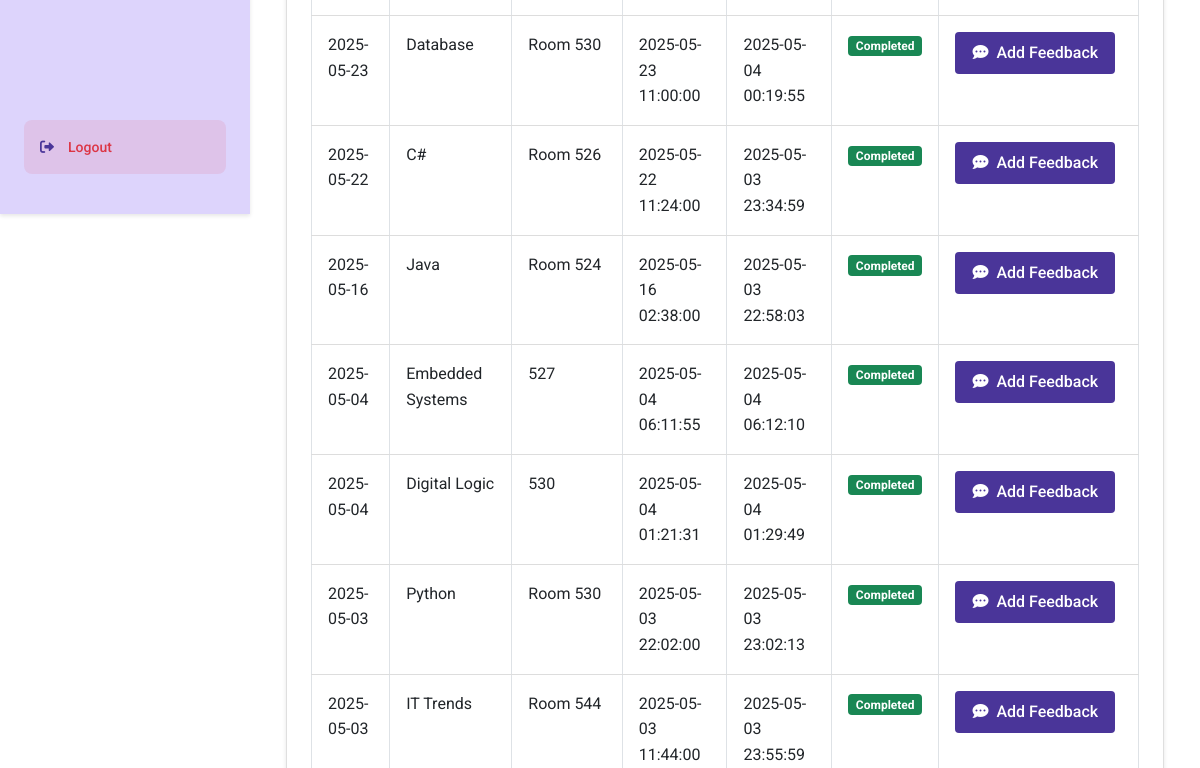
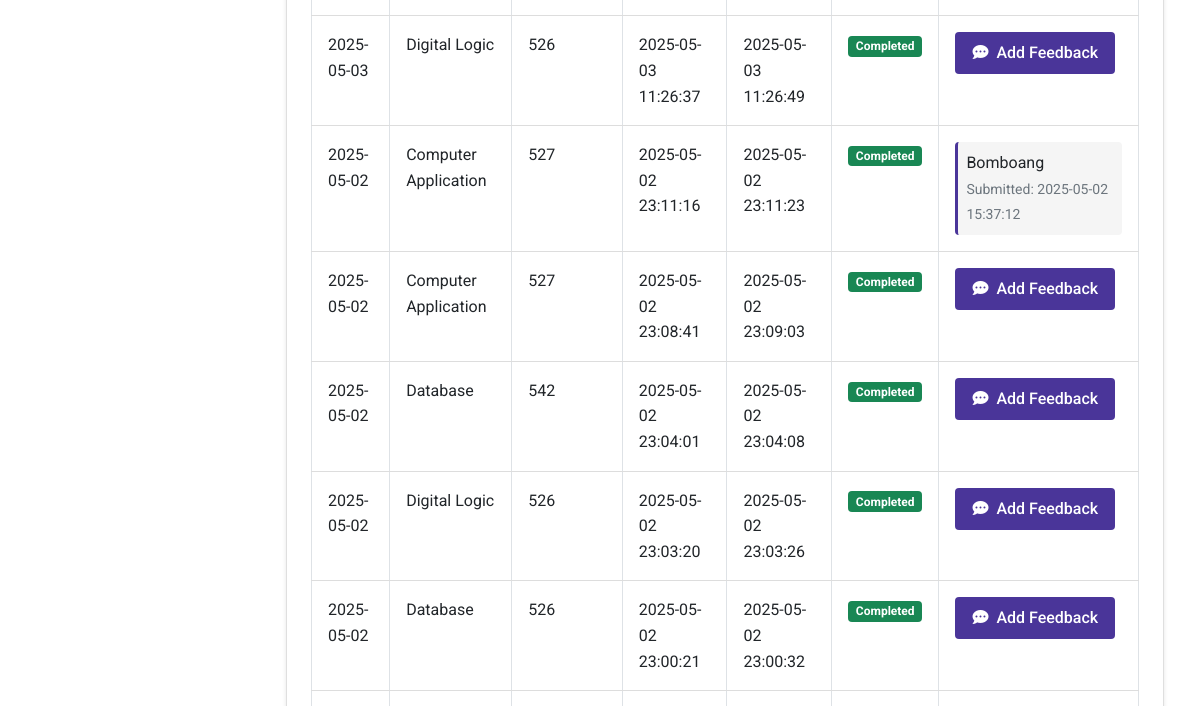
The app's page /student/sit-in-history (signed in, middle part), older data (2 pictures, top to bottom).
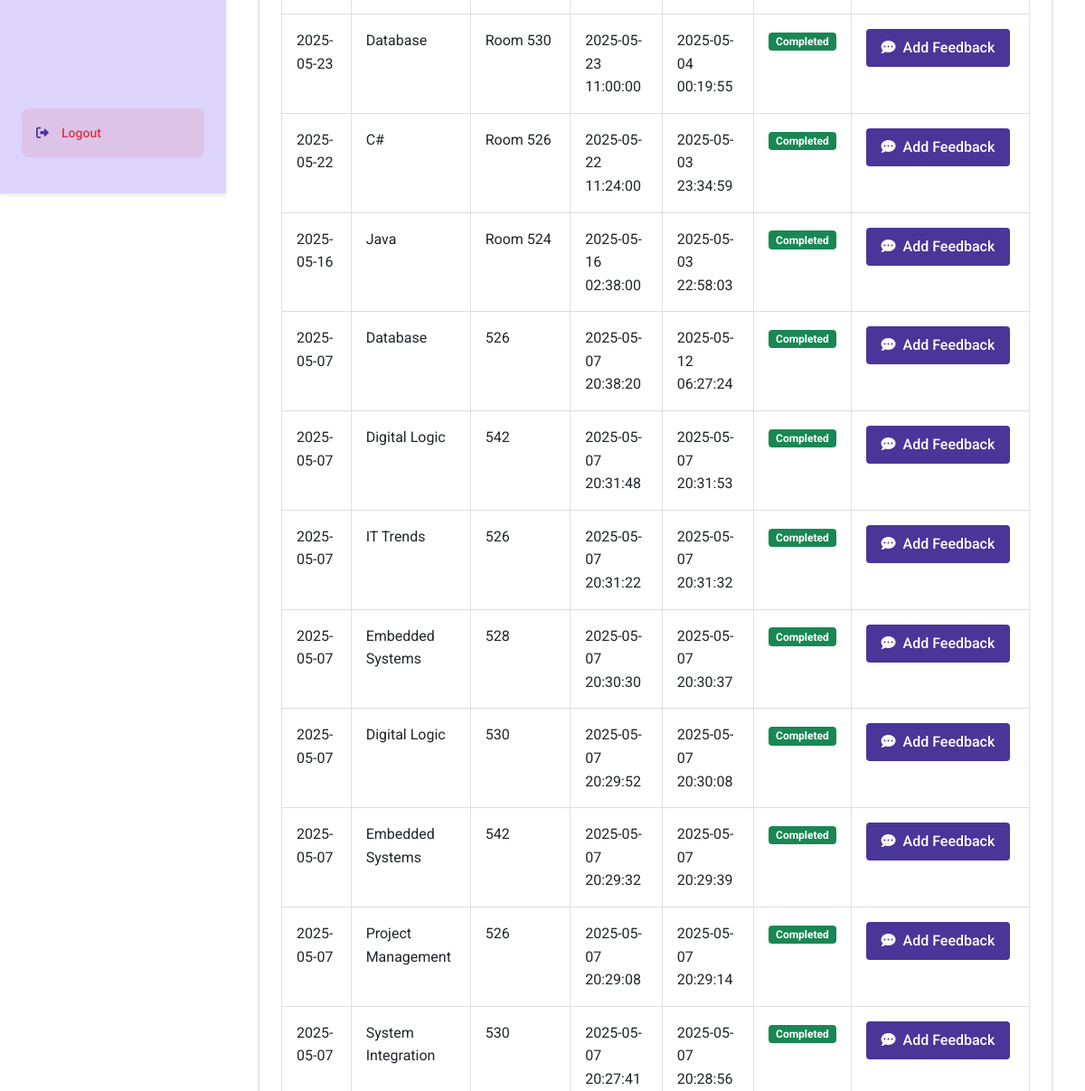
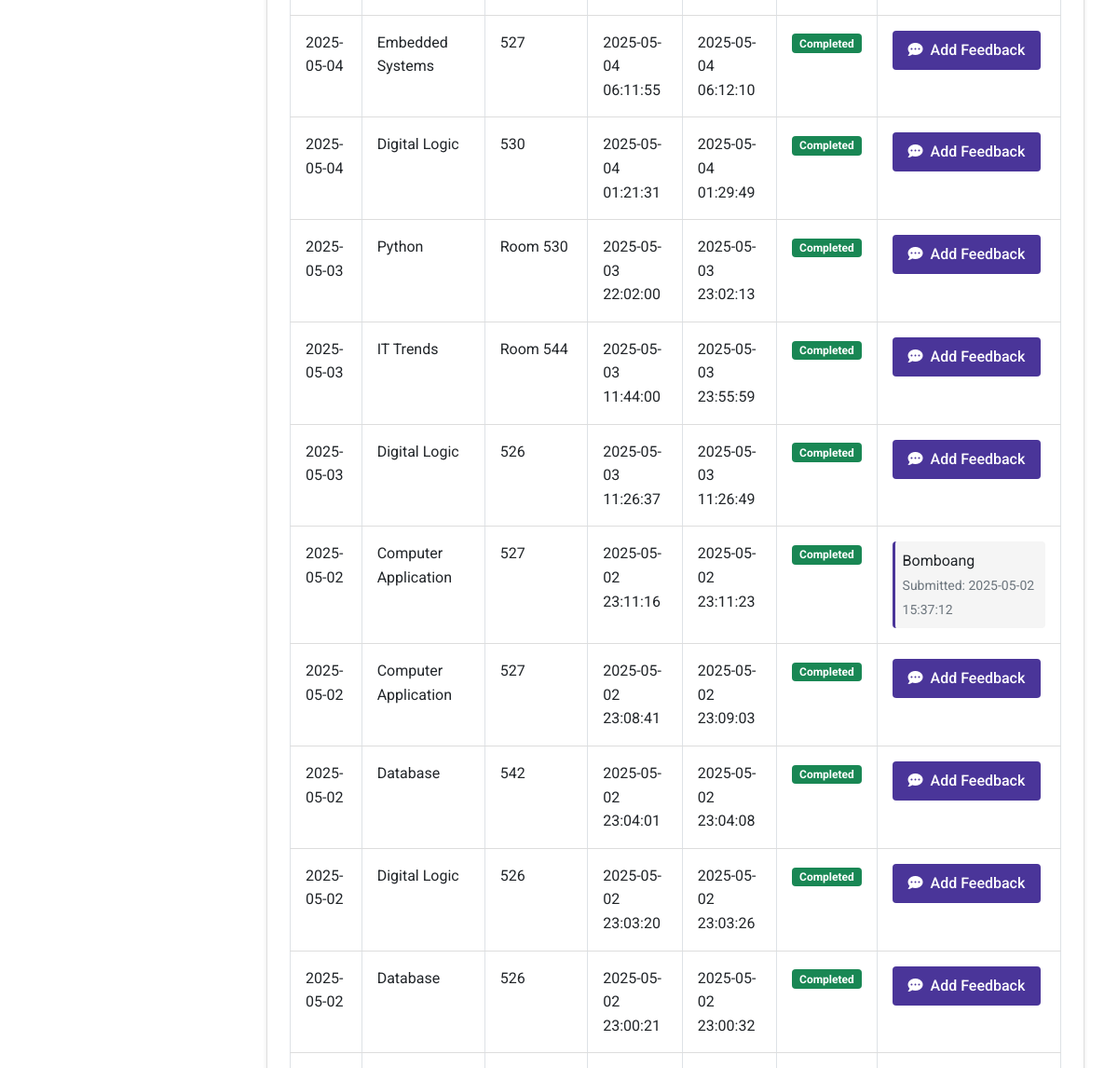
The same page, newer data (2 pictures, top to bottom).
### tables this page shows
CREATE TABLE sit_in_history (
    id INTEGER PRIMARY KEY AUTOINCREMENT,
    id_number TEXT NOT NULL,
    name TEXT NOT NULL,
    sit_purpose TEXT NOT NULL,
    laboratory TEXT NOT NULL,
    login_time TEXT NOT NULL,
    logout_time TEXT,
    date TEXT NOT NULL,
    action TEXT NOT NULL
, feedback TEXT, feedback_date TIMESTAMP);

### routes/student_routes.py (the view)
@student_bp.route('/sit-in-history')
def sit_in_history():
    if session.get('user_type') != 'student':
        session.clear()
        return redirect(url_for('auth.login'))
    student_id = session.get('user_id')
    history = get_sit_in_history_by_student(student_id)
    csrf_token = generate_csrf()
    print(f"Retrieved {len(history)} history records for student {student_id}")
    return render_template('sit_in_history.html', history=history, csrf_token=csrf_token)

### app.py (called while the page is built)
@app.after_request
def add_header(response):
    if 'Cache-Control' not in response.headers:
        response.headers['Cache-Control'] = 'no-store, no-cache, must-revalidate, post-check=0, pre-check=0, max-age=0'
        response.headers['Pragma'] = 'no-cache'
        response.headers['Expires'] = '-1'
    return response

### templates/sit_in_history.html (shortened to what this page needs)
{% extends 'base.html' %}
{% block content %}
<div class="dashboard-container">
    <div class="sidebar">
        <div class="menu-container">
        </div>
        <a href="{{ url_for('auth.logout') }}" class="menu-btn logout-btn">
            <i class="fas fa-sign-out-alt"></i> Logout
        </a>
    </div>
    <div class="main-content">
        <div class="container-fluid">
            <div class="card">
                <div class="card-body">
                    <div class="table-responsive">
                        <table class="table table-bordered table-hover" id="historyTable">
                            <tbody>
                                {% if history is defined and history %}
                                    {% for record in history %}
                                    <tr>
                                        <td>{{ record.date }}</td>
                                        <td>{{ record.sit_purpose }}</td>
                                        <td>{{ record.laboratory }}</td>
                                        <td>{{ record.login_time }}</td>
                                        <td>{{ record.logout_time if record.logout_time else 'Active' }}</td>
                                        <td>
                                            <span class="badge {% if record.logout_time %}bg-success{% else %}bg-primary{% endif %}">
                                                {{ 'Completed' if record.logout_time else 'Active' }}
                                            </span>
                                        </td>
                                        <td>
                                            {% if record.feedback %}
                                                <div class="feedback-content">
                                                    <p class="mb-0">{{ record.feedback }}</p>
                                                    <small class="text-muted">Submitted: {{ record.feedback_date }}</small>
                                                </div>
                                            {% else %}
                                                {% if record.logout_time %}
                                                    <button type="button" class="btn btn-sm btn-primary feedback-btn"
                                                            data-bs-toggle="modal"
                                                            data-bs-target="#feedbackModal-{{ record.id }}">
                                                        <i class="fas fa-comment-dots me-1"></i> Add Feedback
                                                    </button>
                                                {% else %}
                                                    <span class="text-muted">Session in progress</span>
                                                {% endif %}
                                            {% endif %}
                                        </td>
                                    </tr>
                                    {% endfor %}
                                {% else %}
                                    <tr>
                                        <td colspan="7" class="text-center py-4">
                                            <i class="fas fa-info-circle me-2"></i> No history records found
                                        </td>
                                    </tr>
                                {% endif %}
                            </tbody>
                        </table>
                    </div>
                </div>
            </div>
        </div>
    </div>
</div>
{% endblock %}

Row changes from the older to the newer data that the page shows:
added sit_in_history: date "2025-05-07", sit_purpose "Database", laboratory "526", login_time "2025-05-07 20:38:20", logout_time "2025-05-12 06:27:24", action "Completed"
added sit_in_history: date "2025-05-07", sit_purpose "Digital Logic", laboratory "542", login_time "2025-05-07 20:31:48", logout_time "2025-05-07 20:31:53", action "Completed"
added sit_in_history: date "2025-05-07", sit_purpose "IT Trends", laboratory "526", login_time "2025-05-07 20:31:22", logout_time "2025-05-07 20:31:32", action "Completed"
added sit_in_history: date "2025-05-07", sit_purpose "Embedded Systems", laboratory "528", login_time "2025-05-07 20:30:30", logout_time "2025-05-07 20:30:37", action "Completed"
added sit_in_history: date "2025-05-07", sit_purpose "Digital Logic", laboratory "530", login_time "2025-05-07 20:29:52", logout_time "2025-05-07 20:30:08", action "Completed"
added sit_in_history: date "2025-05-07", sit_purpose "Embedded Systems", laboratory "542", login_time "2025-05-07 20:29:32", logout_time "2025-05-07 20:29:39", action "Completed"
added sit_in_history: date "2025-05-07", sit_purpose "Project Management", laboratory "526", login_time "2025-05-07 20:29:08", logout_time "2025-05-07 20:29:14", action "Completed"
added sit_in_history: date "2025-05-07", sit_purpose "System Integration", laboratory "530", login_time "2025-05-07 20:27:41", logout_time "2025-05-07 20:28:56", action "Completed"
